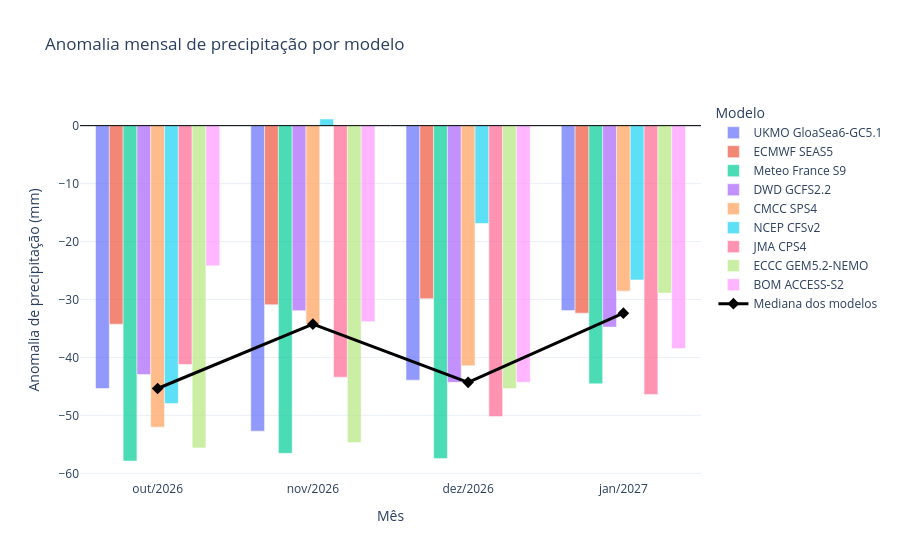

The code cell stored with this chart in its notebook:
### Code cell
rainfall.plot_rainfall_anomaly(unit="mm", show_median=True).show()

### Figure 1 — Plotly figure (JSON) as saved in the notebook; plotly's stock layout.template omitted (floating-point values rounded to 4 significant figures)
{"data": [{"alignmentgroup": "True", "hovertemplate": "Mês: %{x}<br>Anomalia: %{y:.1f} mm<extra>%{fullData.name}</extra>", "legendgroup": "UKMO GloaSea6-GC5.1", "marker": {"color": "#636efa", "pattern": {"shape": ""}}, "name": "UKMO GloaSea6-GC5.1", "offsetgroup": "UKMO GloaSea6-GC5.1", "opacity": 0.7, "orientation": "v", "showlegend": true, "textposition": "auto", "type": "bar", "x": ["out/2026", "nov/2026", "dez/2026", "jan/2027"], "xaxis": "x", "y": [-45.36, -52.72, -43.92, -31.92], "yaxis": "y"}, {"alignmentgroup": "True", "hovertemplate": "Mês: %{x}<br>Anomalia: %{y:.1f} mm<extra>%{fullData.name}</extra>", "legendgroup": "ECMWF SEAS5", "marker": {"color": "#EF553B", "pattern": {"shape": ""}}, "name": "ECMWF SEAS5", "offsetgroup": "ECMWF SEAS5", "opacity": 0.7, "orientation": "v", "showlegend": true, "textposition": "auto", "type": "bar", "x": ["out/2026", "nov/2026", "dez/2026", "jan/2027"], "xaxis": "x", "y": [-34.26, -30.91, -29.87, -32.36], "yaxis": "y"}, {"alignmentgroup": "True", "hovertemplate": "Mês: %{x}<br>Anomalia: %{y:.1f} mm<extra>%{fullData.name}</extra>", "legendgroup": "Meteo France S9", "marker": {"color": "#00cc96", "pattern": {"shape": ""}}, "name": "Meteo France S9", "offsetgroup": "Meteo France S9", "opacity": 0.7, "orientation": "v", "showlegend": true, "textposition": "auto", "type": "bar", "x": ["out/2026", "nov/2026", "dez/2026", "jan/2027"], "xaxis": "x", "y": [-57.87, -56.56, -57.46, -44.55], "yaxis": "y"}, {"alignmentgroup": "True", "hovertemplate": "Mês: %{x}<br>Anomalia: %{y:.1f} mm<extra>%{fullData.name}</extra>", "legendgroup": "DWD GCFS2.2", "marker": {"color": "#ab63fa", "pattern": {"shape": ""}}, "name": "DWD GCFS2.2", "offsetgroup": "DWD GCFS2.2", "opacity": 0.7, "orientation": "v", "showlegend": true, "textposition": "auto", "type": "bar", "x": ["out/2026", "nov/2026", "dez/2026", "jan/2027"], "xaxis": "x", "y": [-42.96, -31.94, -44.3, -34.76], "yaxis": "y"}, {"alignmentgroup": "True", "hovertemplate": "Mês: %{x}<br>Anomalia: %{y:.1f} mm<extra>%{fullData.name}</extra>", "legendgroup": "CMCC SPS4", "marker": {"color": "#FFA15A", "pattern": {"shape": ""}}, "name": "CMCC SPS4", "offsetgroup": "CMCC SPS4", "opacity": 0.7, "orientation": "v", "showlegend": true, "textposition": "auto", "type": "bar", "x": ["out/2026", "nov/2026", "dez/2026", "jan/2027"], "xaxis": "x", "y": [-52.04, -34.27, -41.44, -28.56], "yaxis": "y"}, {"alignmentgroup": "True", "hovertemplate": "Mês: %{x}<br>Anomalia: %{y:.1f} mm<extra>%{fullData.name}</extra>", "legendgroup": "NCEP CFSv2", "marker": {"color": "#19d3f3", "pattern": {"shape": ""}}, "name": "NCEP CFSv2", "offsetgroup": "NCEP CFSv2", "opacity": 0.7, "orientation": "v", "showlegend": true, "textposition": "auto", "type": "bar", "x": ["out/2026", "nov/2026", "dez/2026", "jan/2027"], "xaxis": "x", "y": [-47.96, 1.144, -16.89, -26.63], "yaxis": "y"}, {"alignmentgroup": "True", "hovertemplate": "Mês: %{x}<br>Anomalia: %{y:.1f} mm<extra>%{fullData.name}</extra>", "legendgroup": "JMA CPS4", "marker": {"color": "#FF6692", "pattern": {"shape": ""}}, "name": "JMA CPS4", "offsetgroup": "JMA CPS4", "opacity": 0.7, "orientation": "v", "showlegend": true, "textposition": "auto", "type": "bar", "x": ["out/2026", "nov/2026", "dez/2026", "jan/2027"], "xaxis": "x", "y": [-41.23, -43.41, -50.18, -46.38], "yaxis": "y"}, {"alignmentgroup": "True", "hovertemplate": "Mês: %{x}<br>Anomalia: %{y:.1f} mm<extra>%{fullData.name}</extra>", "legendgroup": "ECCC GEM5.2-NEMO", "marker": {"color": "#B6E880", "pattern": {"shape": ""}}, "name": "ECCC GEM5.2-NEMO", "offsetgroup": "ECCC GEM5.2-NEMO", "opacity": 0.7, "orientation": "v", "showlegend": true, "textposition": "auto", "type": "bar", "x": ["out/2026", "nov/2026", "dez/2026", "jan/2027"], "xaxis": "x", "y": [-55.61, -54.69, -45.38, -28.89], "yaxis": "y"}, {"alignmentgroup": "True", "hovertemplate": "Mês: %{x}<br>Anomalia: %{y:.1f} mm<extra>%{fullData.name}</extra>", "legendgroup": "BOM ACCESS-S2", "marker": {"color": "#FF97FF", "pattern": {"shape": ""}}, "name": "BOM ACCESS-S2", "offsetgroup": "BOM ACCESS-S2", "opacity": 0.7, "orientation": "v", "showlegend": true, "textposition": "auto", "type": "bar", "x": ["out/2026", "nov/2026", "dez/2026", "jan/2027"], "xaxis": "x", "y": [-24.2, -33.83, -44.3, -38.45], "yaxis": "y"}, {"hovertemplate": "Mês: %{x}<br>Mediana: %{y:.1f} mm<extra></extra>", "line": {"color": "black", "width": 3}, "marker": {"color": "black", "size": 9, "symbol": "diamond"}, "mode": "lines+markers", "name": "Mediana dos modelos", "type": "scatter", "x": ["out/2026", "nov/2026", "dez/2026", "jan/2027"], "y": [-45.36, -34.27, -44.3, -32.36]}], "layout": {"barmode": "group", "hovermode": "x unified", "legend": {"title": {"text": "Modelo"}, "tracegroupgap": 0}, "separators": ",.", "shapes": [{"line": {"color": "black", "width": 1}, "type": "line", "x0": 0, "x1": 1, "xref": "x domain", "y0": 0, "y1": 0, "yref": "y"}], "title": {"text": "Anomalia mensal de precipitação por modelo"}, "xaxis": {"anchor": "y", "domain": [0, 1], "title": {"text": "Mês"}}, "yaxis": {"anchor": "x", "domain": [0, 1], "title": {"text": "Anomalia de precipitação (mm)"}}}}
